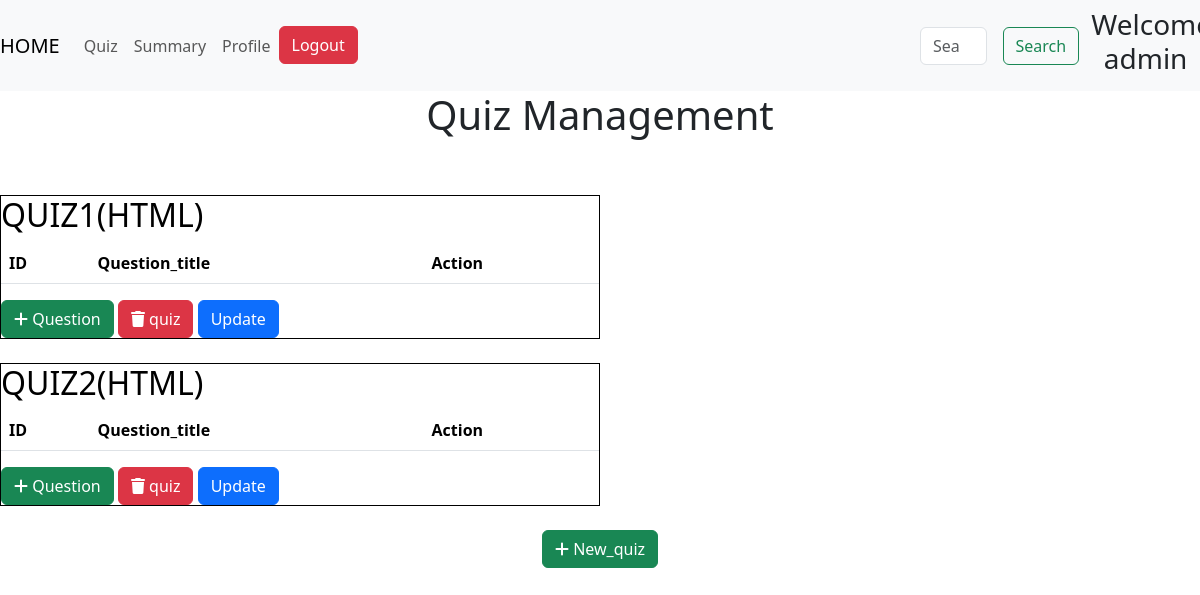
Page /quizz on the committed database.
### models.py (models this page shows)
class Quiz(db.Model):
    id =db.Column(db.Integer, primary_key=True, autoincrement=True)
    chapter_id=db.Column(db.Integer, db.ForeignKey('chapter.id', name='FK_quiz_chapter_id'), nullable=False)
    date_of_quiz=db.Column(db.Date, nullable=False)
    time_duration= db.Column(db.Integer, nullable=False)
    no_of_questions=db.Column(db.Integer, nullable=True)
    notes=db.Column(db.String(50), nullable=True)
    questions=db.relationship('Question', backref='quiz', lazy=True)
    score=db.relationship('Scores', backref='quiz', lazy=True)

class Chapter(db.Model):
    id =db.Column(db.Integer, primary_key=True, autoincrement=True)
    subject_id=db.Column(db.Integer, db.ForeignKey('subject.id', name='FK_chapter_subject_id'), nullable=False)
    name=db.Column(db.String(50), nullable=False)
    description=db.Column(db.String(100), nullable=True)
    quizs=db.relationship('Quiz', backref='chapter', lazy=True)

### routes.py (the view)
@app.route('/quizz',methods=['GET','POST'])
def quizz():
    chapters = Chapter.query.all()
    quizzes=Quiz.query.all()
    return render_template('quiz_management.html', quizzes=quizzes, chapters=chapters)

### templates/quiz_management.html (shortened to what this page needs)
<!DOCTYPE html>
<html lang="en">
<head>
    <link href="https://cdn.jsdelivr.net/npm/bootstrap@5.3.2/dist/css/bootstrap.min.css" rel="stylesheet">
    <link rel="stylesheet" href="https://cdnjs.cloudflare.com/ajax/libs/aos/2.3.4/aos.css">
    <link rel="stylesheet" href="https://cdnjs.cloudflare.com/ajax/libs/font-awesome/6.7.2/css/all.min.css">
    <link href="https://cdn.jsdelivr.net/npm/bootstrap@5.3.3/dist/css/bootstrap.min.css" rel="stylesheet">
</head>
<body>
    <nav class="navbar navbar-expand-lg navbar-light bg-light">
        <a class="navbar-brand" href="/admin">HOME</a>
        <div class="collapse navbar-collapse" id="navbarSupportedContent">
          <ul class="navbar-nav mr-auto">
            <li class="nav-item active">
              <a class="nav-link" href="#">Quiz <span class="sr-only">(current)</span></a>
            </li>
            <li class="nav-item">
              <a class="nav-link" href="#">Summary</a>
            </li>
            <li class="nav-item">
              <a class="nav-link" href="{{ url_for('profile') }}">Profile</a>
            </li>
            <li class="nav_item">
                <a href="/login" class="btn btn-danger">Logout</a>
            </li>
          </ul>
          <form class="form-inline my-2 my-lg-0" style="display: flex; margin-left:50%;">
            <input class="form-control mr-sm-2" type="search" placeholder="Search" aria-label="Search">
            <button class="btn btn-outline-success my-2 my-sm-0" type="submit" style="margin-left: 1rem;">Search</button>
          </form>
          <div>
            <h3 style="padding-left: 10%; text-align:center">Welcome admin</h3>
          </div>
        </div>
      </nav>
       <h1 style="text-align: center;">Quiz Management</h1>
       <br>
       <br>
       {% if quizzes %}
       {% for quiz in quizzes %}
       <div style="display:inline-block; width:50%; border:1px solid black;">
        <h2 >
          {% set chapter = chapters|selectattr('id', 'equalto', quiz.chapter_id)|list|first %}
          <a href="{{ url_for('quizz', quiz_id=quiz.id) }}" style="text-decoration: none; color:black;">QUIZ{{ quiz.id }}({{ chapter.name }})</a>
        </h2>
        <table class="table">
          <thead>
            <tr>
              <th>ID</th>
              <th>Question_title</th>
              <th>Action</th>
            </tr>
          </thead>
        </table>
        <a href="/question/add/{{ quiz.id }}" class="btn btn-success">
          <i class="fas fa-add"></i>
          Question
        </a>
        <a href="/quiz/delete/{{ quiz.id }}" class="btn btn-danger">
          <i class=" fa-solid fa-trash"></i>
          quiz
        </a>
        <a href="/quiz/update/{{ quiz.id }}" class="btn btn-primary"> Update</a>
       </div>
       <br>
       <br>
       {% endfor %}
       {% else %}
       <h3> No Quiz found.Add quiz to start <h3>
       {% endif %}
       <div style="text-align: center;">
        <a href="{{ url_for('new_quiz') }}" class="btn btn-success">
          <i class="fas fa-add"></i>
          New_quiz
        </a>
       </div>
</body>
</html>

### rows in the picture
Quiz: id "1"
Chapter: name "HTML"
Quiz: id "2"
